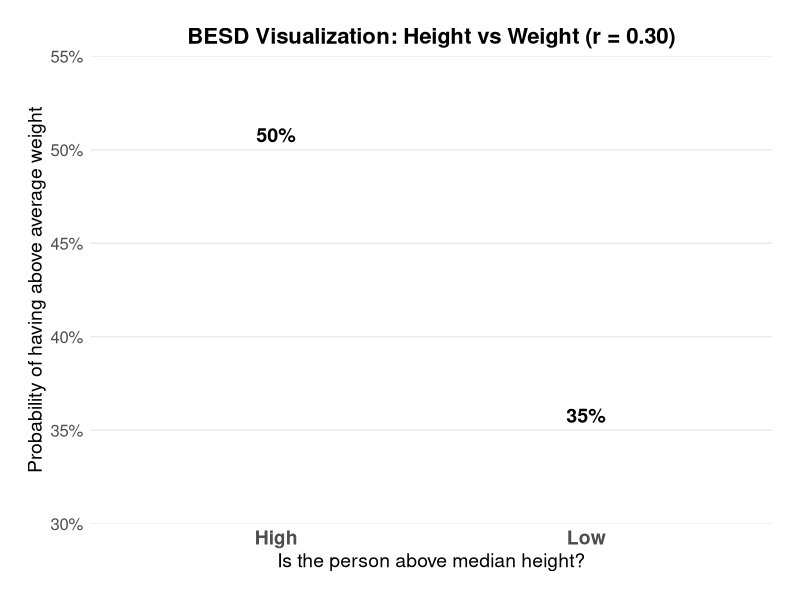

The R script that drew this image:
library(ggplot2)

# Example correlation (using a moderate correlation for demonstration)
r <- 0.30

# Convert r to BESD success rate
success_rate_with_intervention <- 0.35 + (r / 2)  # 0.35 + 0.15 = 0.50
success_rate_without_intervention <- 0.35

# Create data frame
besd_data <- data.frame(
  Group = c("Low", "High"),
  SuccessRate = c(success_rate_without_intervention, success_rate_with_intervention)
)

# Set y-axis limits to always show 30% to 55%
y_min <- 0.30
 y_max <- 0.55

# Create the plot with cropped y-axis
p <- ggplot(besd_data, aes(x = Group, y = SuccessRate, fill = Group)) +
  geom_bar(stat = "identity", width = 0.6) +
  geom_text(aes(label = paste0(round(SuccessRate * 100, 1), "%")), 
            vjust = -0.5, size = 5, fontface = "bold") +
  scale_fill_manual(values = c("Low" = "#E8E8E8", "High" = "#90EE90")) +
  scale_y_continuous(
    limits = c(y_min, y_max),
    labels = function(x) paste0(round(x * 100, 1), "%"),
    expand = c(0, 0)
  ) +
  labs(
    title = "BESD Visualization: Height vs Weight (r = 0.30)",
    x = "Is the person above median height?",
    y = "Probability of having above average weight",
    fill = NULL
  ) +
  theme_minimal() +
  theme(
    plot.title = element_text(size = 16, face = "bold", hjust = 0.5),
    axis.title = element_text(size = 14),
    axis.text = element_text(size = 12),
    axis.text.x = element_text(size = 14, face = "bold"),
    legend.position = "none",
    panel.grid.major.x = element_blank(),
    panel.grid.minor = element_blank(),
    plot.margin = margin(20, 20, 20, 20)
  )

# Save the plot
ggsave("besd_visualization_cropped.png", p, width = 8, height = 6, dpi = 300)

print("BESD visualization saved as besd_visualization_cropped.png")
print(paste("Y-axis range:", round(y_min * 100, 1), "% to", round(y_max * 100, 1), "%")) 